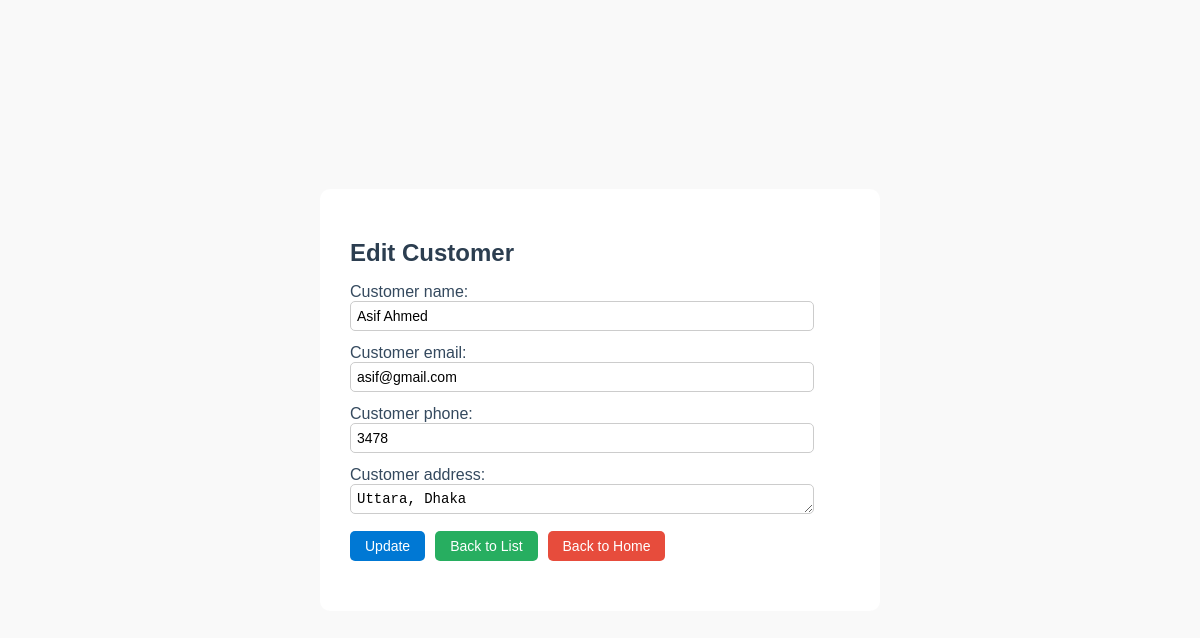
Page /sales-department/customer/form/1/ on the committed database.
### customer/models.py (models this page shows, shortened)
class Customer(models.Model):
    customer_name = models.CharField(max_length=255)
    customer_email = models.EmailField(unique=True)
    customer_phone = models.CharField(max_length=15, unique=True)
    customer_address = models.TextField(blank=True, null=True)
    created_at = models.DateTimeField(auto_now_add=True)  # Timestamp for when customer was added
    updated_at = models.DateTimeField(auto_now=True)  # Timestamp for last update

### customer/views.py (the view)
# urls.py: path("form/", customer_form, name="customer_create"),
def customer_form(request, customer_id=None):
    customer = get_object_or_404(Customer, id=customer_id) if customer_id else None
    form = CustomerForm(request.POST or None, instance=customer)
    if request.method == 'POST' and form.is_valid():
        form.save()
        messages.success(request, f"Customer record {'updated' if customer else 'added'} successfully!")
        return redirect('customer_list')
    return render(request, 'customer/customer_form.html', {'form': form, 'customer': customer})

### customer/forms.py
class CustomerForm(forms.ModelForm):
    class Meta:
        model = Customer
        fields = ['customer_name', 'customer_email', 'customer_phone', 'customer_address']  # Match exactly with model field names
        widgets = {
            'customer_name': forms.TextInput(attrs={'class': 'form-control', 'placeholder': 'Enter customer name'}),
            'customer_email': forms.EmailInput(attrs={'class': 'form-control', 'placeholder': 'Enter email'}),
            'customer_phone': forms.TextInput(attrs={'class': 'form-control', 'placeholder': 'Enter phone number'}),
            'customer_address': forms.Textarea(attrs={'class': 'form-control', 'placeholder': 'Enter address', 'rows': 1}),
        }

### customer/templates/customer/customer_form.html (shortened to what this page needs)
<!DOCTYPE html>
<html lang="en">
<head>
</head>
<body>
  <div class="form-container">
    <h2>{% if customer %}Edit{% else %}Create{% endif %} Customer</h2>
    <form method="POST">
      {{ form.as_p }}
      <div class="action-links">
        <button type="submit">{% if customer %}Update{% else %}Save{% endif %}</button>
        <a href="{% url 'customer_list' %}" class="back-to-list">Back to List</a>
        <a href="{% url 'home' %}" class="back-to-home">Back to Home</a>
      </div>
    </form>
  </div>
</body>
</html>

### customer/templates/customer/customer_form.html (style rules this page uses)
body { font-family: "Trebuchet MS", sans-serif; background-color: #f9f9f9; margin: 0; padding: 0; display: flex; justify-content: center; align-items: center; height: 100vh; }
.form-container { background-color: #ffffff; border-radius: 10px; padding: 30px; max-width: 500px; width: 90%; }
h2 { text-align: left; color: #2c3e50; margin-bottom: 10px; font-size: 24px; }
label { font-size: 16px; color: #34495e; margin-bottom: 5px; }
input, select, textarea { padding: 6px; font-size: 14px; border: 1px solid #ccc; border-radius: 5px; outline: none; width: 90%; margin-bottom: -3px; }
textarea { resize: vertical; }
.action-links { display: flex; align-items: center; margin-bottom: 20px; gap: 10px; }
.action-links button, .action-links a { text-decoration: none; font-size: 14px; padding: 0 15px; border-radius: 5px; height: 30px; display: flex; align-items: center; justify-content: center; color: #ffffff; }
.action-links button { background-color: #0078D4; border: none; }
.action-links a.back-to-list { background-color: #27ae60; }
.action-links a.back-to-home { background-color: #e74c3c; }

### rows in the picture
Customer: customer_name "Asif Ahmed", customer_email "asif@gmail.com", customer_phone "3478", customer_address "Uttara, Dhaka"
